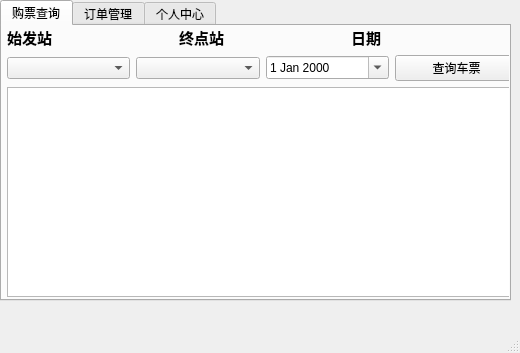
<?xml version="1.0" encoding="UTF-8"?>
<ui version="4.0">
 <class>CustomerMainWindow</class>
 <widget class="QMainWindow" name="CustomerMainWindow">
  <property name="geometry">
   <rect>
    <x>0</x>
    <y>0</y>
    <width>520</width>
    <height>353</height>
   </rect>
  </property>
  <property name="windowTitle">
   <string>MainWindow</string>
  </property>
  <widget class="QWidget" name="centralwidget">
   <widget class="QTabWidget" name="tabWidget">
    <property name="geometry">
     <rect>
      <x>0</x>
      <y>0</y>
      <width>511</width>
      <height>301</height>
     </rect>
    </property>
    <property name="currentIndex">
     <number>0</number>
    </property>
    <widget class="QWidget" name="tab">
     <attribute name="title">
      <string>购票查询</string>
     </attribute>
     <widget class="QWidget" name="layoutWidget">
      <property name="geometry">
       <rect>
        <x>5</x>
        <y>0</y>
        <width>511</width>
        <height>271</height>
       </rect>
      </property>
      <layout class="QVBoxLayout" name="verticalLayout">
       <item>
        <layout class="QHBoxLayout" name="horizontalLayout_2">
         <property name="spacing">
          <number>5</number>
         </property>
         <item>
          <widget class="QLabel" name="label">
           <property name="font">
            <font>
             <pointsize>11</pointsize>
             <bold>true</bold>
            </font>
           </property>
           <property name="text">
            <string>始发站</string>
           </property>
          </widget>
         </item>
         <item>
          <widget class="QLabel" name="label_2">
           <property name="font">
            <font>
             <pointsize>11</pointsize>
             <bold>true</bold>
            </font>
           </property>
           <property name="text">
            <string>终点站</string>
           </property>
          </widget>
         </item>
         <item>
          <widget class="QLabel" name="label_3">
           <property name="font">
            <font>
             <pointsize>11</pointsize>
             <bold>true</bold>
            </font>
           </property>
           <property name="text">
            <string>日期</string>
           </property>
          </widget>
         </item>
        </layout>
       </item>
       <item>
        <layout class="QHBoxLayout" name="horizontalLayout">
         <item>
          <widget class="QComboBox" name="startStationCombo"/>
         </item>
         <item>
          <widget class="QComboBox" name="endStationCombo"/>
         </item>
         <item>
          <widget class="QDateEdit" name="travelDateEdit">
           <property name="calendarPopup">
            <bool>true</bool>
           </property>
          </widget>
         </item>
         <item>
          <widget class="QPushButton" name="pushButton">
           <property name="text">
            <string>查询车票</string>
           </property>
          </widget>
         </item>
        </layout>
       </item>
       <item>
        <widget class="QTableWidget" name="resultTableWidget">
         <property name="editTriggers">
          <set>QAbstractItemView::EditTrigger::NoEditTriggers</set>
         </property>
        </widget>
       </item>
      </layout>
     </widget>
    </widget>
    <widget class="QWidget" name="tab_2">
     <attribute name="title">
      <string>订单管理</string>
     </attribute>
     <widget class="QPushButton" name="refreshOrdersButton">
      <property name="geometry">
       <rect>
        <x>0</x>
        <y>0</y>
        <width>101</width>
        <height>24</height>
       </rect>
      </property>
      <property name="text">
       <string>刷新订单列表</string>
      </property>
     </widget>
     <widget class="QTableWidget" name="orderTableWidget">
      <property name="geometry">
       <rect>
        <x>5</x>
        <y>21</y>
        <width>511</width>
        <height>251</height>
       </rect>
      </property>
      <property name="editTriggers">
       <set>QAbstractItemView::EditTrigger::NoEditTriggers</set>
      </property>
     </widget>
    </widget>
    <widget class="QWidget" name="tab_3">
     <attribute name="title">
      <string>个人中心</string>
     </attribute>
     <layout class="QGridLayout" name="gridLayout">
      <item row="0" column="0">
       <widget class="QLabel" name="label_4">
        <property name="text">
         <string>用户名</string>
        </property>
       </widget>
      </item>
      <item row="0" column="1">
       <widget class="QLineEdit" name="usernameLineEdit"/>
      </item>
      <item row="1" column="0">
       <widget class="QLabel" name="label_5">
        <property name="text">
         <string>姓名</string>
        </property>
       </widget>
      </item>
      <item row="1" column="1">
       <widget class="QLineEdit" name="displayNameLineEdit"/>
      </item>
      <item row="2" column="0">
       <widget class="QLabel" name="label_6">
        <property name="text">
         <string>手机号</string>
        </property>
       </widget>
      </item>
      <item row="2" column="1">
       <widget class="QLineEdit" name="phoneLineEdit"/>
      </item>
      <item row="3" column="1">
       <widget class="QPushButton" name="saveProfileButton">
        <property name="text">
         <string>保存修改</string>
        </property>
       </widget>
      </item>
      <item row="4" column="1">
       <widget class="QPushButton" name="logoutButton">
        <property name="text">
         <string>退出登录</string>
        </property>
       </widget>
      </item>
     </layout>
    </widget>
   </widget>
  </widget>
  <widget class="QMenuBar" name="menubar">
   <property name="geometry">
    <rect>
     <x>0</x>
     <y>0</y>
     <width>520</width>
     <height>33</height>
    </rect>
   </property>
  </widget>
  <widget class="QStatusBar" name="statusbar"/>
 </widget>
 <resources/>
 <connections/>
</ui>
